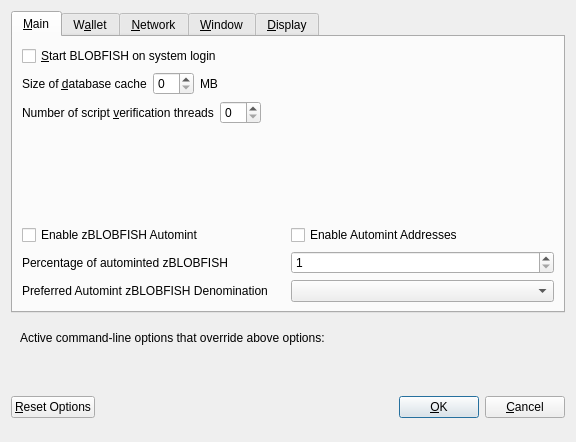
<?xml version="1.0" encoding="UTF-8"?>
<ui version="4.0">
 <class>OptionsDialog</class>
 <widget class="QDialog" name="OptionsDialog">
  <property name="geometry">
   <rect>
    <x>0</x>
    <y>0</y>
    <width>576</width>
    <height>442</height>
   </rect>
  </property>
  <property name="windowTitle">
   <string>Options</string>
  </property>
  <property name="modal">
   <bool>true</bool>
  </property>
  <layout class="QVBoxLayout" name="verticalLayout">
   <item>
    <widget class="QTabWidget" name="tabWidget">
     <property name="currentIndex">
      <number>0</number>
     </property>
     <widget class="QWidget" name="tabMain">
      <attribute name="title">
       <string>&amp;Main</string>
      </attribute>
      <layout class="QVBoxLayout" name="verticalLayout_Main">
       <item>
        <widget class="QCheckBox" name="bitcoinAtStartup">
         <property name="toolTip">
          <string>Automatically start BLOBFISH after logging in to the system.</string>
         </property>
         <property name="text">
          <string>&amp;Start BLOBFISH on system login</string>
         </property>
        </widget>
       </item>
       <item>
        <layout class="QHBoxLayout" name="horizontalLayout_2_Main">
         <item>
          <widget class="QLabel" name="databaseCacheLabel">
           <property name="text">
            <string>Size of &amp;database cache</string>
           </property>
           <property name="textFormat">
            <enum>Qt::PlainText</enum>
           </property>
           <property name="buddy">
            <cstring>databaseCache</cstring>
           </property>
          </widget>
         </item>
         <item>
          <widget class="QSpinBox" name="databaseCache"/>
         </item>
         <item>
          <widget class="QLabel" name="databaseCacheUnitLabel">
           <property name="text">
            <string>MB</string>
           </property>
           <property name="textFormat">
            <enum>Qt::PlainText</enum>
           </property>
          </widget>
         </item>
         <item>
          <spacer name="horizontalSpacer_2_Main">
           <property name="orientation">
            <enum>Qt::Horizontal</enum>
           </property>
           <property name="sizeHint" stdset="0">
            <size>
             <width>40</width>
             <height>20</height>
            </size>
           </property>
          </spacer>
         </item>
        </layout>
       </item>
       <item>
        <layout class="QHBoxLayout" name="horizontalLayout_3_Main">
         <item>
          <widget class="QLabel" name="threadsScriptVerifLabel">
           <property name="text">
            <string>Number of script &amp;verification threads</string>
           </property>
           <property name="textFormat">
            <enum>Qt::PlainText</enum>
           </property>
           <property name="buddy">
            <cstring>threadsScriptVerif</cstring>
           </property>
          </widget>
         </item>
         <item>
          <widget class="QSpinBox" name="threadsScriptVerif">
           <property name="toolTip">
            <string>(0 = auto, &lt;0 = leave that many cores free)</string>
           </property>
          </widget>
         </item>
         <item>
          <spacer name="horizontalSpacer_3_Main">
           <property name="orientation">
            <enum>Qt::Horizontal</enum>
           </property>
           <property name="sizeHint" stdset="0">
            <size>
             <width>40</width>
             <height>20</height>
            </size>
           </property>
          </spacer>
         </item>
        </layout>
       </item>
       <item>
        <spacer name="verticalSpacer_2">
         <property name="orientation">
          <enum>Qt::Vertical</enum>
         </property>
         <property name="sizeHint" stdset="0">
          <size>
           <width>20</width>
           <height>40</height>
          </size>
         </property>
        </spacer>
       </item>
       <item>
        <widget class="QWidget" name="verticalZpivOptionsWidget" native="true">
         <layout class="QVBoxLayout" name="verticalZpivOptionsLayout">
          <property name="margin">
           <number>0</number>
          </property>
          <item>
           <layout class="QHBoxLayout" name="horizontalAutomintingLayout">
            <item>
             <widget class="QCheckBox" name="checkBoxZeromintEnable">
              <property name="toolTip">
               <string>Enable automatic minting of BLOBFISH units to zBLOBFISH</string>
              </property>
              <property name="layoutDirection">
               <enum>Qt::LeftToRight</enum>
              </property>
              <property name="text">
               <string>Enable zBLOBFISH Automint</string>
              </property>
             </widget>
            </item>
            <item>
             <widget class="QCheckBox" name="checkBoxZeromintAddresses">
              <property name="toolTip">
               <string>Enable automatic zBLOBFISH minting from specific addresses</string>
              </property>
              <property name="layoutDirection">
               <enum>Qt::LeftToRight</enum>
              </property>
              <property name="text">
               <string>Enable Automint Addresses</string>
              </property>
             </widget>
            </item>
           </layout>
          </item>
          <item>
           <layout class="QHBoxLayout" name="horizontalZmintPercentageLayout">
            <item>
             <widget class="QLabel" name="percentage_label">
              <property name="toolTip">
               <string>Percentage of incoming BLOBFISH which get automatically converted to zBLOBFISH via Zerocoin Protocol (min: 10%)</string>
              </property>
              <property name="text">
               <string>Percentage of autominted zBLOBFISH</string>
              </property>
             </widget>
            </item>
            <item>
             <widget class="QSpinBox" name="zeromintPercentage">
              <property name="minimum">
               <number>1</number>
              </property>
              <property name="maximum">
               <number>100</number>
              </property>
             </widget>
            </item>
           </layout>
          </item>
          <item>
           <layout class="QHBoxLayout" name="horizontalLayout" stretch="0,0">
            <property name="sizeConstraint">
             <enum>QLayout::SetFixedSize</enum>
            </property>
            <item>
             <widget class="QLabel" name="labelPreferredDenom">
              <property name="maximumSize">
               <size>
                <width>16777215</width>
                <height>16777215</height>
               </size>
              </property>
              <property name="toolTip">
               <string>Wait with automatic conversion to Zerocoin until enough BLOBFISH for this denomination is available</string>
              </property>
              <property name="text">
               <string>Preferred Automint zBLOBFISH Denomination</string>
              </property>
             </widget>
            </item>
            <item>
             <widget class="QComboBox" name="preferredDenom">
              <property name="maximumSize">
               <size>
                <width>16777215</width>
                <height>27</height>
               </size>
              </property>
              <property name="toolTip">
               <string>Wait with automatic conversion to Zerocoin until enough BLOBFISH for this denomination is available</string>
              </property>
              <property name="maxVisibleItems">
               <number>9</number>
              </property>
              <property name="maxCount">
               <number>9</number>
              </property>
             </widget>
            </item>
           </layout>
          </item>
         </layout>
        </widget>
       </item>
      </layout>
     </widget>
     <widget class="QWidget" name="tabWallet">
      <attribute name="title">
       <string>W&amp;allet</string>
      </attribute>
      <layout class="QVBoxLayout" name="verticalLayout_Wallet">
       <item>
        <layout class="QHBoxLayout" name="horizontalLayout_2_Wallet">
         <item>
          <widget class="QLabel" name="labelStakeSplitThresholdText">
           <property name="text">
            <string>Stake split threshold:</string>
           </property>
          </widget>
         </item>
         <item>
          <widget class="QSpinBox" name="spinBoxStakeSplitThreshold">
           <property name="minimum">
            <number>1</number>
           </property>
           <property name="maximum">
            <number>999999</number>
           </property>
          </widget>
         </item>
        </layout>
       </item>
       <item>
        <widget class="QGroupBox" name="groupBox">
         <property name="title">
          <string>Expert</string>
         </property>
         <layout class="QVBoxLayout" name="verticalLayout_2">
          <item>
           <widget class="QCheckBox" name="coinControlFeatures">
            <property name="toolTip">
             <string>Whether to show coin control features or not.</string>
            </property>
            <property name="text">
             <string>Enable coin &amp;control features</string>
            </property>
           </widget>
          </item>
          <item>
           <widget class="QCheckBox" name="showMasternodesTab">
            <property name="toolTip">
             <string>Show additional tab listing all your masternodes in first sub-tab&lt;br/&gt;and all masternodes on the network in second sub-tab.</string>
            </property>
            <property name="text">
             <string>Show Masternodes Tab</string>
            </property>
           </widget>
          </item>
          <item>
           <widget class="QCheckBox" name="spendZeroConfChange">
            <property name="toolTip">
             <string>If you disable the spending of unconfirmed change, the change from a transaction&lt;br/&gt;cannot be used until that transaction has at least one confirmation.&lt;br/&gt;This also affects how your balance is computed.</string>
            </property>
            <property name="text">
             <string>&amp;Spend unconfirmed change</string>
            </property>
           </widget>
          </item>
         </layout>
        </widget>
       </item>
       <item>
        <spacer name="verticalSpacer_Wallet">
         <property name="orientation">
          <enum>Qt::Vertical</enum>
         </property>
         <property name="sizeHint" stdset="0">
          <size>
           <width>20</width>
           <height>40</height>
          </size>
         </property>
        </spacer>
       </item>
      </layout>
     </widget>
     <widget class="QWidget" name="tabNetwork">
      <attribute name="title">
       <string>&amp;Network</string>
      </attribute>
      <layout class="QVBoxLayout" name="verticalLayout_Network">
       <item>
        <widget class="QCheckBox" name="mapPortUpnp">
         <property name="toolTip">
          <string>Automatically open the BLOBFISH client port on the router. This only works when your router supports UPnP and it is enabled.</string>
         </property>
         <property name="text">
          <string>Map port using &amp;UPnP</string>
         </property>
        </widget>
       </item>
       <item>
        <widget class="QCheckBox" name="allowIncoming">
         <property name="toolTip">
          <string>Accept connections from outside</string>
         </property>
         <property name="text">
          <string>Allow incoming connections</string>
         </property>
        </widget>
       </item>
       <item>
        <widget class="QCheckBox" name="connectSocks">
         <property name="toolTip">
          <string>Connect to the BLOBFISH network through a SOCKS5 proxy.</string>
         </property>
         <property name="text">
          <string>&amp;Connect through SOCKS5 proxy (default proxy):</string>
         </property>
        </widget>
       </item>
       <item>
        <layout class="QHBoxLayout" name="horizontalLayout_1_Network">
         <item>
          <widget class="QLabel" name="proxyIpLabel">
           <property name="text">
            <string>Proxy &amp;IP:</string>
           </property>
           <property name="textFormat">
            <enum>Qt::PlainText</enum>
           </property>
           <property name="buddy">
            <cstring>proxyIp</cstring>
           </property>
          </widget>
         </item>
         <item>
          <widget class="QValidatedLineEdit" name="proxyIp">
           <property name="minimumSize">
            <size>
             <width>140</width>
             <height>0</height>
            </size>
           </property>
           <property name="maximumSize">
            <size>
             <width>140</width>
             <height>16777215</height>
            </size>
           </property>
           <property name="toolTip">
            <string>IP address of the proxy (e.g. IPv4: 127.0.0.1 / IPv6: ::1)</string>
           </property>
          </widget>
         </item>
         <item>
          <widget class="QLabel" name="proxyPortLabel">
           <property name="text">
            <string>&amp;Port:</string>
           </property>
           <property name="textFormat">
            <enum>Qt::PlainText</enum>
           </property>
           <property name="buddy">
            <cstring>proxyPort</cstring>
           </property>
          </widget>
         </item>
         <item>
          <widget class="QLineEdit" name="proxyPort">
           <property name="minimumSize">
            <size>
             <width>55</width>
             <height>0</height>
            </size>
           </property>
           <property name="maximumSize">
            <size>
             <width>55</width>
             <height>16777215</height>
            </size>
           </property>
           <property name="toolTip">
            <string>Port of the proxy (e.g. 9050)</string>
           </property>
          </widget>
         </item>
         <item>
          <spacer name="horizontalSpacer_1_Network">
           <property name="orientation">
            <enum>Qt::Horizontal</enum>
           </property>
           <property name="sizeHint" stdset="0">
            <size>
             <width>40</width>
             <height>20</height>
            </size>
           </property>
          </spacer>
         </item>
        </layout>
       </item>
       <item>
        <spacer name="verticalSpacer_Network">
         <property name="orientation">
          <enum>Qt::Vertical</enum>
         </property>
         <property name="sizeHint" stdset="0">
          <size>
           <width>20</width>
           <height>40</height>
          </size>
         </property>
        </spacer>
       </item>
      </layout>
     </widget>
     <widget class="QWidget" name="tabWindow">
      <attribute name="title">
       <string>&amp;Window</string>
      </attribute>
      <layout class="QVBoxLayout" name="verticalLayout_Window">
       <item>
        <widget class="QCheckBox" name="minimizeToTray">
         <property name="toolTip">
          <string>Show only a tray icon after minimizing the window.</string>
         </property>
         <property name="text">
          <string>&amp;Minimize to the tray instead of the taskbar</string>
         </property>
        </widget>
       </item>
       <item>
        <widget class="QCheckBox" name="minimizeOnClose">
         <property name="toolTip">
          <string>Minimize instead of exit the application when the window is closed. When this option is enabled, the application will be closed only after selecting Quit in the menu.</string>
         </property>
         <property name="text">
          <string>M&amp;inimize on close</string>
         </property>
        </widget>
       </item>
       <item>
        <spacer name="verticalSpacer_Window">
         <property name="orientation">
          <enum>Qt::Vertical</enum>
         </property>
         <property name="sizeHint" stdset="0">
          <size>
           <width>20</width>
           <height>40</height>
          </size>
         </property>
        </spacer>
       </item>
      </layout>
     </widget>
     <widget class="QWidget" name="tabDisplay">
      <attribute name="title">
       <string>&amp;Display</string>
      </attribute>
      <layout class="QVBoxLayout" name="verticalLayout_Display">
       <item>
        <layout class="QHBoxLayout" name="horizontalLayout_1_Display">
         <item>
          <widget class="QLabel" name="langLabel">
           <property name="text">
            <string>User Interface &amp;language:</string>
           </property>
           <property name="textFormat">
            <enum>Qt::PlainText</enum>
           </property>
           <property name="buddy">
            <cstring>lang</cstring>
           </property>
          </widget>
         </item>
         <item>
          <widget class="QValueComboBox" name="lang">
           <property name="toolTip">
            <string>The user interface language can be set here. This setting will take effect after restarting BLOBFISH.</string>
           </property>
          </widget>
         </item>
        </layout>
       </item>
       <item>
        <widget class="QLabel" name="label_3">
         <property name="toolTip">
          <string notr="true"/>
         </property>
         <property name="statusTip">
          <string notr="true"/>
         </property>
         <property name="whatsThis">
          <string notr="true"/>
         </property>
         <property name="accessibleName">
          <string notr="true"/>
         </property>
         <property name="text">
          <string>Language missing or translation incomplete? Help contributing translations here:
https://www.transifex.com/peppapow-project/peppapow-project-translations</string>
         </property>
         <property name="wordWrap">
          <bool>true</bool>
         </property>
         <property name="openExternalLinks">
          <bool>true</bool>
         </property>
         <property name="textInteractionFlags">
          <set>Qt::TextBrowserInteraction</set>
         </property>
        </widget>
       </item>
       <item>
        <layout class="QHBoxLayout" name="horizontalLayout_2_Display" stretch="0,0">
         <item>
          <widget class="QLabel" name="themeLabel">
           <property name="text">
            <string>User Interface Theme:</string>
           </property>
          </widget>
         </item>
         <item>
          <widget class="QValueComboBox" name="theme"/>
         </item>
        </layout>
       </item>
       <item>
        <widget class="QWidget" name="verticalZpivDisplayWidget" native="true">
         <layout class="QVBoxLayout" name="verticalZpivDisplayLayout">
          <property name="margin">
           <number>0</number>
          </property>
          <item>
           <widget class="Line" name="line">
            <property name="orientation">
             <enum>Qt::Horizontal</enum>
            </property>
           </widget>
          </item>
          <item>
           <layout class="QHBoxLayout" name="horizontalLayout_3_Display">
            <item>
             <widget class="QLabel" name="unitLabel">
              <property name="text">
               <string>Unit to show amounts in:</string>
              </property>
              <property name="textFormat">
               <enum>Qt::PlainText</enum>
              </property>
             </widget>
            </item>
            <item>
             <widget class="QValueComboBox" name="unit">
              <property name="toolTip">
               <string>Choose the default subdivision unit to show in the interface and when sending coins.</string>
              </property>
             </widget>
            </item>
           </layout>
          </item>
          <item>
           <layout class="QHBoxLayout" name="horizontalLayout_4_Display">
            <item>
             <widget class="QLabel" name="digitsLabel">
              <property name="text">
               <string>Decimal digits</string>
              </property>
             </widget>
            </item>
            <item>
             <widget class="QValueComboBox" name="digits"/>
            </item>
           </layout>
          </item>
          <item>
           <layout class="QHBoxLayout" name="horizontalLayout_5_Display">
            <item>
             <widget class="QCheckBox" name="checkBoxHideZeroBalances">
              <property name="toolTip">
               <string>Hide empty balances</string>
              </property>
              <property name="layoutDirection">
               <enum>Qt::LeftToRight</enum>
              </property>
              <property name="text">
               <string>Hide empty balances</string>
              </property>
             </widget>
            </item>
            <item>
             <widget class="QCheckBox" name="checkBoxHideOrphans">
              <property name="toolTip">
               <string>Hide orphan stakes in transaction lists</string>
              </property>
              <property name="text">
               <string>Hide orphan stakes</string>
              </property>
             </widget>
            </item>
            <item>
             <spacer name="horizontalSpacer">
              <property name="orientation">
               <enum>Qt::Horizontal</enum>
              </property>
              <property name="sizeHint" stdset="0">
               <size>
                <width>40</width>
                <height>20</height>
               </size>
              </property>
             </spacer>
            </item>
           </layout>
          </item>
          <item>
           <layout class="QHBoxLayout" name="horizontalLayout_6_Display">
            <item>
             <widget class="QLabel" name="thirdPartyTxUrlsLabel">
              <property name="toolTip">
               <string>Third party URLs (e.g. a block explorer) that appear in the transactions tab as context menu items. %s in the URL is replaced by transaction hash. Multiple URLs are separated by vertical bar |.</string>
              </property>
              <property name="text">
               <string>Third party transaction URLs</string>
              </property>
             </widget>
            </item>
            <item>
             <widget class="QLineEdit" name="thirdPartyTxUrls">
              <property name="toolTip">
               <string>Third party URLs (e.g. a block explorer) that appear in the transactions tab as context menu items. %s in the URL is replaced by transaction hash. Multiple URLs are separated by vertical bar |.</string>
              </property>
             </widget>
            </item>
           </layout>
          </item>
         </layout>
        </widget>
       </item>
       <item>
        <spacer name="verticalSpacer">
         <property name="orientation">
          <enum>Qt::Vertical</enum>
         </property>
         <property name="sizeHint" stdset="0">
          <size>
           <width>20</width>
           <height>40</height>
          </size>
         </property>
        </spacer>
       </item>
      </layout>
     </widget>
    </widget>
   </item>
   <item>
    <widget class="QFrame" name="frame">
     <layout class="QVBoxLayout" name="verticalLayout_Bottom">
      <item>
       <layout class="QHBoxLayout" name="horizontalLayout_Bottom">
        <item>
         <widget class="QLabel" name="overriddenByCommandLineInfoLabel">
          <property name="text">
           <string>Active command-line options that override above options:</string>
          </property>
          <property name="textFormat">
           <enum>Qt::PlainText</enum>
          </property>
         </widget>
        </item>
        <item>
         <spacer name="horizontalSpacer_Bottom">
          <property name="orientation">
           <enum>Qt::Horizontal</enum>
          </property>
          <property name="sizeHint" stdset="0">
           <size>
            <width>40</width>
            <height>20</height>
           </size>
          </property>
         </spacer>
        </item>
       </layout>
      </item>
      <item>
       <widget class="QLabel" name="overriddenByCommandLineLabel">
        <property name="text">
         <string/>
        </property>
        <property name="textFormat">
         <enum>Qt::PlainText</enum>
        </property>
        <property name="wordWrap">
         <bool>true</bool>
        </property>
       </widget>
      </item>
     </layout>
    </widget>
   </item>
   <item>
    <layout class="QHBoxLayout" name="horizontalLayout_Buttons">
     <item>
      <widget class="QPushButton" name="resetButton">
       <property name="toolTip">
        <string>Reset all client options to default.</string>
       </property>
       <property name="text">
        <string>&amp;Reset Options</string>
       </property>
       <property name="autoDefault">
        <bool>false</bool>
       </property>
      </widget>
     </item>
     <item>
      <spacer name="horizontalSpacer_1">
       <property name="orientation">
        <enum>Qt::Horizontal</enum>
       </property>
       <property name="sizeHint" stdset="0">
        <size>
         <width>40</width>
         <height>48</height>
        </size>
       </property>
      </spacer>
     </item>
     <item>
      <widget class="QLabel" name="statusLabel">
       <property name="minimumSize">
        <size>
         <width>200</width>
         <height>0</height>
        </size>
       </property>
       <property name="font">
        <font>
         <weight>75</weight>
         <bold>true</bold>
        </font>
       </property>
       <property name="text">
        <string/>
       </property>
       <property name="textFormat">
        <enum>Qt::PlainText</enum>
       </property>
       <property name="wordWrap">
        <bool>true</bool>
       </property>
      </widget>
     </item>
     <item>
      <spacer name="horizontalSpacer_2">
       <property name="orientation">
        <enum>Qt::Horizontal</enum>
       </property>
       <property name="sizeHint" stdset="0">
        <size>
         <width>40</width>
         <height>48</height>
        </size>
       </property>
      </spacer>
     </item>
     <item>
      <widget class="QPushButton" name="okButton">
       <property name="text">
        <string>&amp;OK</string>
       </property>
       <property name="autoDefault">
        <bool>false</bool>
       </property>
       <property name="default">
        <bool>true</bool>
       </property>
      </widget>
     </item>
     <item>
      <widget class="QPushButton" name="cancelButton">
       <property name="text">
        <string>&amp;Cancel</string>
       </property>
       <property name="autoDefault">
        <bool>false</bool>
       </property>
      </widget>
     </item>
    </layout>
   </item>
  </layout>
 </widget>
 <customwidgets>
  <customwidget>
   <class>QValidatedLineEdit</class>
   <extends>QLineEdit</extends>
   <header>qvalidatedlineedit.h</header>
  </customwidget>
  <customwidget>
   <class>QValueComboBox</class>
   <extends>QComboBox</extends>
   <header>qvaluecombobox.h</header>
  </customwidget>
 </customwidgets>
 <resources/>
 <connections/>
</ui>
